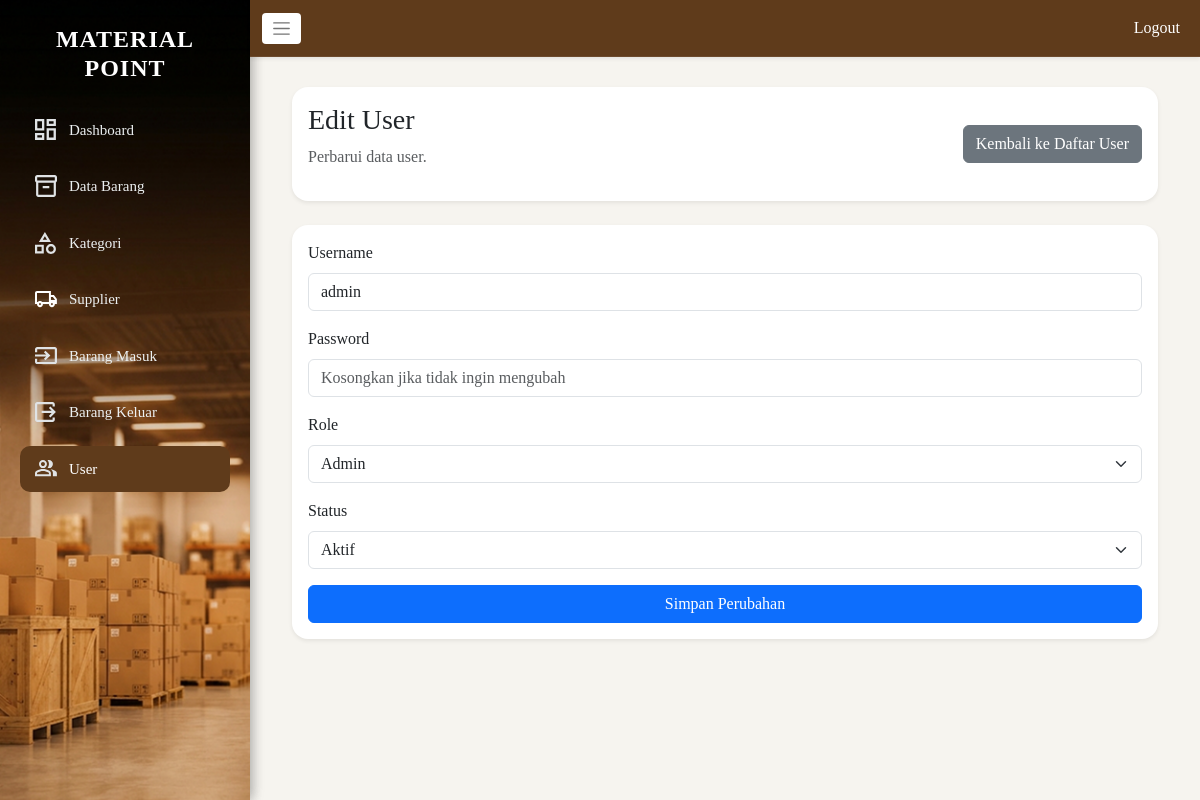
The app's page /user/edit_user.php?id=1 (signed in) with its own data.
### tables this page shows
CREATE TABLE `users` (
  `id_user` int(11) NOT NULL,
  `username` varchar(50) NOT NULL,
  `password` varchar(255) NOT NULL,
  `role` enum('admin','petugas') NOT NULL,
  `status` enum('aktif','nonaktif') DEFAULT 'aktif'
);

### user/edit_user.php (the view, shortened to what this page needs)
<?php
include '../koneksi_db.php';
$id_user = (int) ($_GET['id'] ?? 0);
$stmt = $conn->prepare('SELECT id_user, username, role, status FROM users WHERE id_user = ?');
$stmt->bind_param('i', $id_user);
$stmt->execute();
$result = $stmt->get_result();
$user = $result->fetch_assoc();
?>
<!DOCTYPE html>
<html>
<head>
    <link href="https://cdn.jsdelivr.net/npm/bootstrap@5.3.0/dist/css/bootstrap.min.css" rel="stylesheet">
    <link rel="stylesheet" href="../asset/css/style.css">
</head>
<body class="admin-dashboard">
<div class="sidebar d-none d-md-block">
    <?php include '../layout/sidebar.php'; ?>
</div>
<div class="main-wrapper">
    <?php include '../layout/nav.php'; ?>
    <div class="content">
        <div class="container-fluid">
            <div class="row mb-4">
                <div class="col-md-12">
                    <div class="card shadow-sm border-0 rounded-4">
                        <div class="card-body d-flex justify-content-between align-items-center">
                            <div>
                                <h3>Edit User</h3>
                                <p class="text-muted">Perbarui data user.</p>
                            </div>
                            <a href="users.php" class="btn btn-secondary">Kembali ke Daftar User</a>
                        </div>
                    </div>
                </div>
            </div>
            <div class="row g-4">
                <div class="col-12">
                    <div class="card shadow-sm border-0 rounded-4">
                        <div class="card-body">
                            <form method="POST" action="proses/edit.php">
                                <div class="mb-3">
                                    <label class="form-label">Username</label>
                                    <input type="text" name="username" class="form-control" value="<?php echo htmlspecialchars($user['username']); ?>" required>
                                </div>
                                <div class="mb-3">
                                    <label class="form-label">Password</label>
                                    <input type="password" name="password" class="form-control" placeholder="Kosongkan jika tidak ingin mengubah">
                                </div>
                                <div class="mb-3">
                                    <label class="form-label">Role</label>
                                    <select name="role" class="form-select">
                                        <option value="admin" <?php echo $user['role'] === 'admin' ? 'selected' : ''; ?>>Admin</option>
                                    </select>
                                </div>
                                <div class="mb-3">
                                    <label class="form-label">Status</label>
                                    <select name="status" class="form-select">
                                        <option value="aktif" <?php echo $user['status'] === 'aktif' ? 'selected' : ''; ?>>Aktif</option>
                                    </select>
                                </div>
                                <button type="submit" class="btn btn-primary w-100">Simpan Perubahan</button>
                            </form>
                        </div>
                    </div>
                </div>
            </div>
        </div>
    </div>
</div>
</body>
</html>

### asset/css/style.css (style rules this page uses)
body { background: #f6f4ef; font-family: "Poppins"; padding-top: 40px; }
::placeholder { font-size: 16px; }
.sidebar { width: 250px; height: 100vh; background: url("../img/sidebar.png") no-repeat center center; background-size: cover; position: fixed; top: 0; left: 0; padding: 25px 20px; box-shadow: 2px 0 12px rgba(0, 0, 0, 0.18); transition: transform 0.3s ease, padding 0.3s ease, box-shadow 0.3s ease; }
body.admin-dashboard { padding-top: 0; }
.content { margin-left: 270px; padding: 30px; transition: margin-left 0.3s ease, padding 0.3s ease; }
.main-wrapper { margin-left: 250px; transition: margin-left 0.3s ease; }
.main-wrapper .content { margin-left: 0; }

### records on screen
users: username "admin", role "Admin", status "Aktif"
